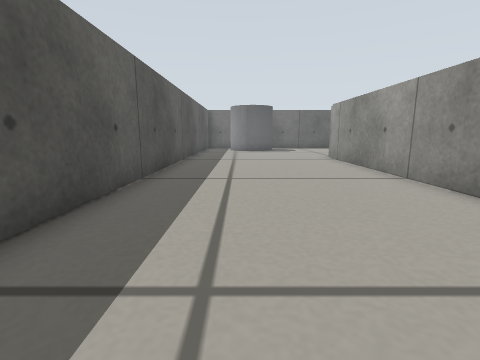
View 1 (above)

20 first-person views from a walk through a Gazebo world. The camera is 0.23 m above the floor, tilts 10° down and sees 85° across. The floor is counted in squares, 0.2 m on a side. Each view is taken from the middle of a square. On the plan, view 1 faces up. The plan holds only what a view shows up to about 12 squares ahead; the rest is blank.

View 2
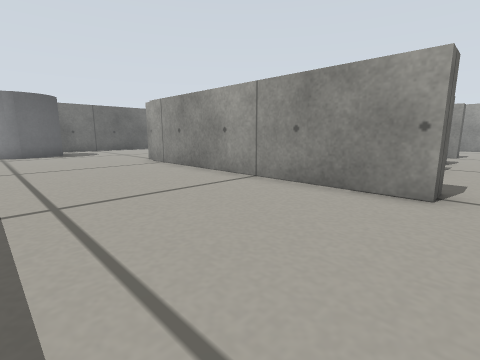

View 3
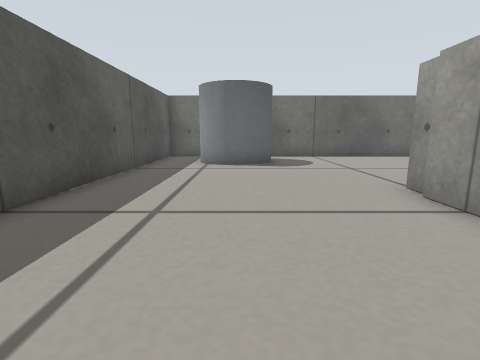

View 4
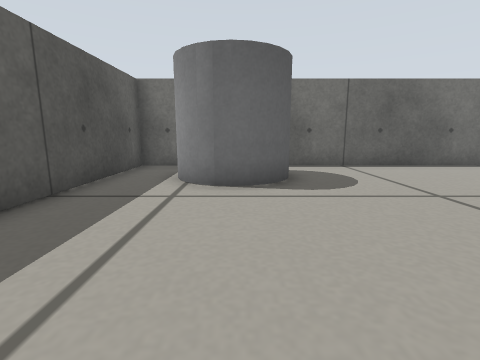

View 5
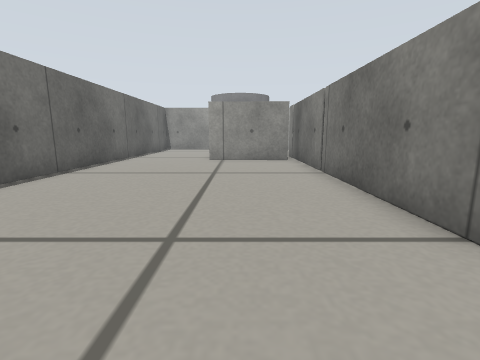

View 6
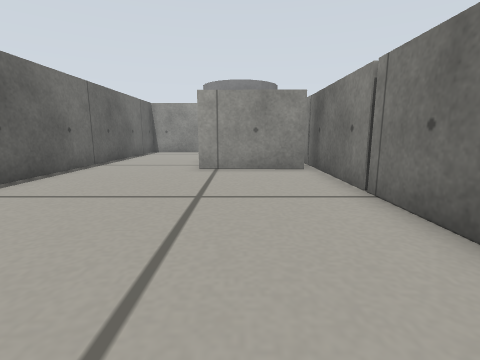

View 7
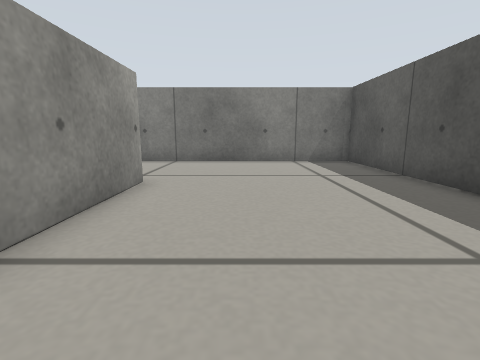

View 8
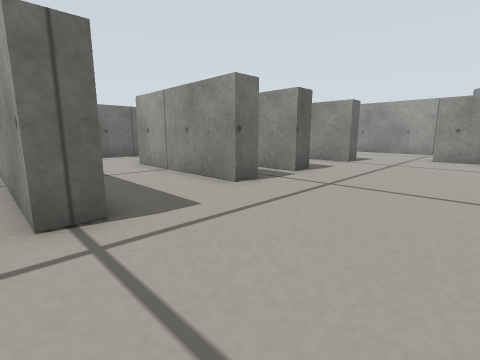

View 9
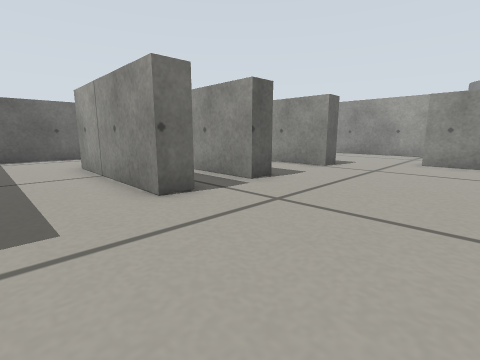

View 10
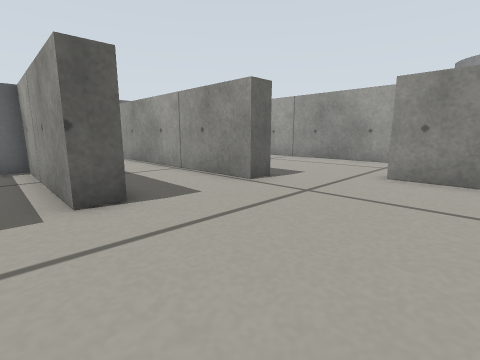

View 11
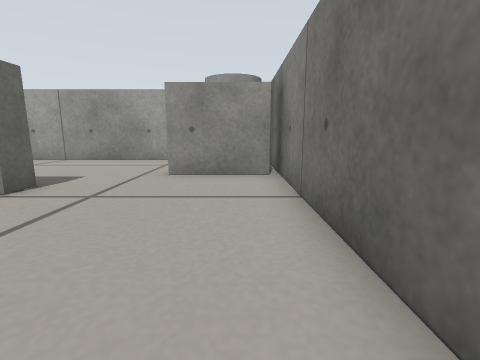

View 12
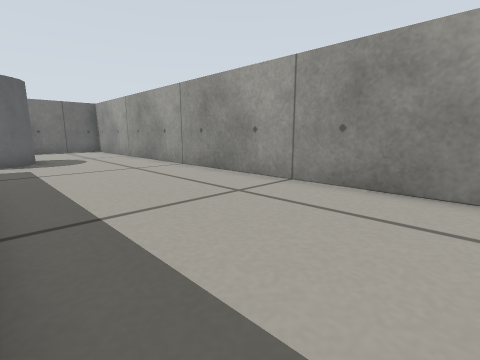

View 13
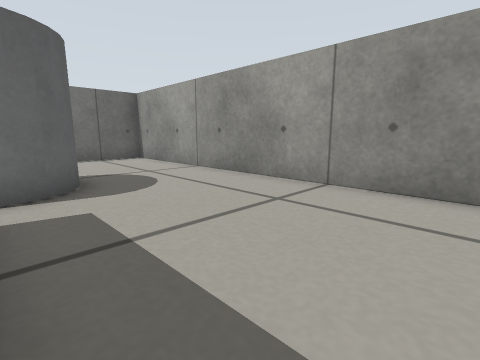

View 14
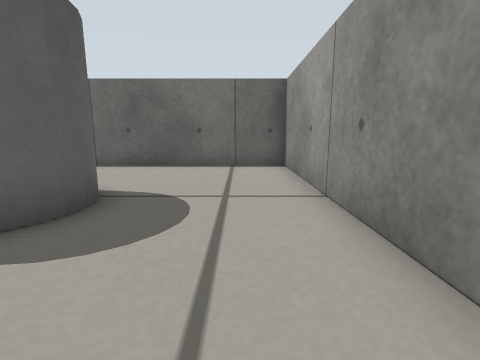

View 15
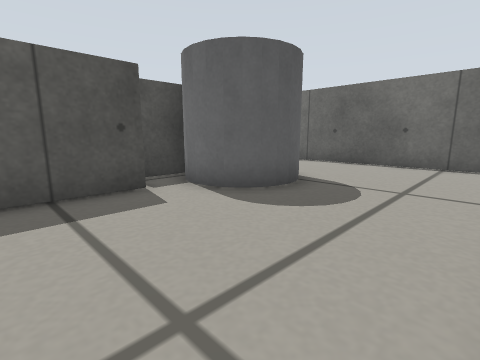

View 16
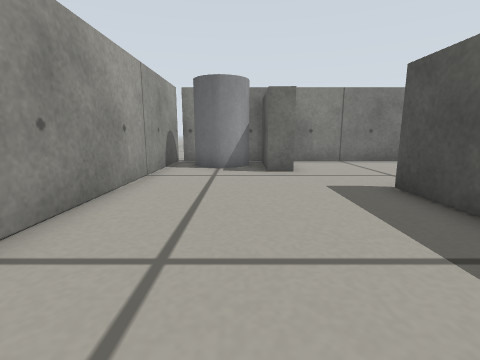

View 17
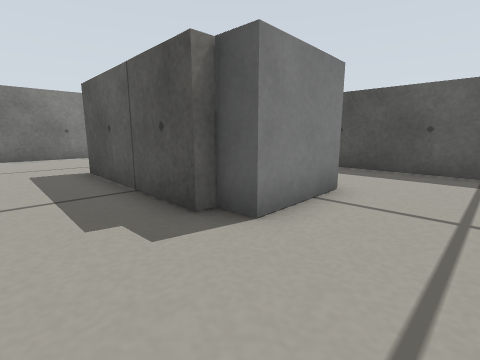

View 18
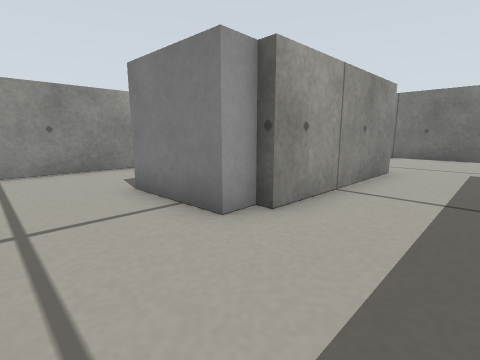

View 19
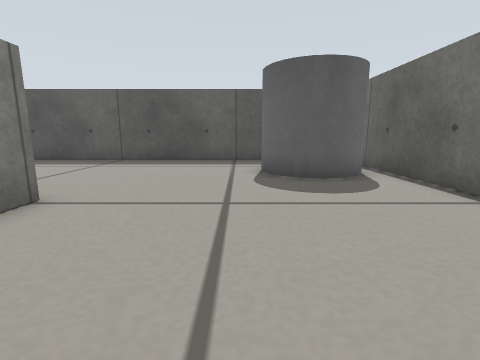

View 20
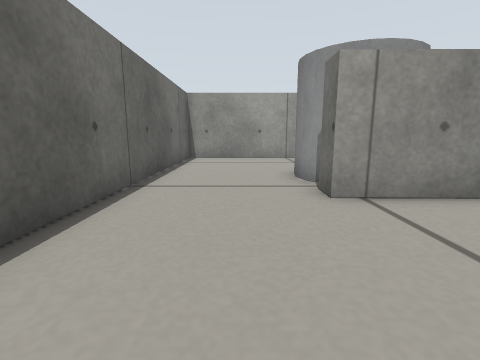

### Floor plan
Points are (right, up) in squares from view 1. A wall is a line through its corners. A room is listed if a view was taken in it or the views show most of it. See-through windows are left out.
Room 1 (views 1, 2, 3, 4, 5, 6, 7, 8, 19, 20)
walls: (4.6, 12.9) (4.6, 13.5) (15.3, 13.4); (4.4, 2.7) (4.4, 12.7); (13.6, 13.8) (13.6, 17.4); (13.6, 21.4) (-2.6, 21.4) (-2.6, -2.1) (4.4, -2.1)
ways out: opening at (5, 0.5) to room 2; opening at (14, 19.5) to room 3
objects: grey cylinder (0, 18) to (2, 20)
Room 2 (views 9, 10, 11, 17, 18)
walls: (9.2, 3.5) (8.3, 3.5) (8.4, 8.6); (11.8, 8.9) (11.7, 3.5) (10.9, 3.5) (11, 8.4); (5.2, 2.7) (4.4, 2.7); (15.7, 3.4) (14.9, 3.4) (14.9, 11.7); (9.5, 12.7) (6.6, 12.7); (5.2, 11.7) (5.2, 8); (4.4, -2.1) (15.6, -2.1)
ways out: opening at (5, 0.5) to room 1; opening at (15, 1) to room 3
objects: grey box (9, 9) to (11, 10)
Room 3 (views 12, 13, 14, 15, 16)
walls: (15.7, 13.5) (15.7, 11.1); (14.4, 15.4) (14.4, 14); (15.7, 5.5) (15.7, 3.4); (13.6, 17.4) (14.5, 17.3); (17.3, -1.9) (17.4, 1) (18.1, 1) (18.1, -1.9); (15.6, -2.1) (21.6, -2.1) (21.6, 21.4) (13.6, 21.4)
ways out: opening at (14, 19.5) to room 1; opening at (15, 1) to room 2
objects: grey cylinder (15, 15) to (17, 17); grey cylinder (19, -1) to (20, 0)

Where each view was taken, in squares from view 1:
view 1: 0 up, 0 right, facing up
view 2: 2 up, 1 left, facing up-right
view 3: 8 up, 1 right, facing up
view 4: 12 up, 1 right, facing up
view 5: 16 up, 2 right, facing right
view 6: 16 up, 5 right, facing right
view 7: 9 up, 2 right, facing down
view 8: 1 down, 4 right, facing up-right
view 9: 1 down, 6 right, facing up-right
view 10: 1 down, 10 right, facing up-right
view 11: 1 down, 10 right, facing right
view 12: 3 up, 16 right, facing up-right
view 13: 9 up, 16 right, facing up-right
view 14: 12 up, 20 right, facing up
view 15: 11 up, 21 right, facing up-left
view 16: 9 up, 19 right, facing down
view 17: 12 up, 14 right, facing down-left
view 18: 12 up, 6 right, facing down-right
view 19: 17 up, 9 right, facing left
view 20: 19 up, 9 right, facing right
